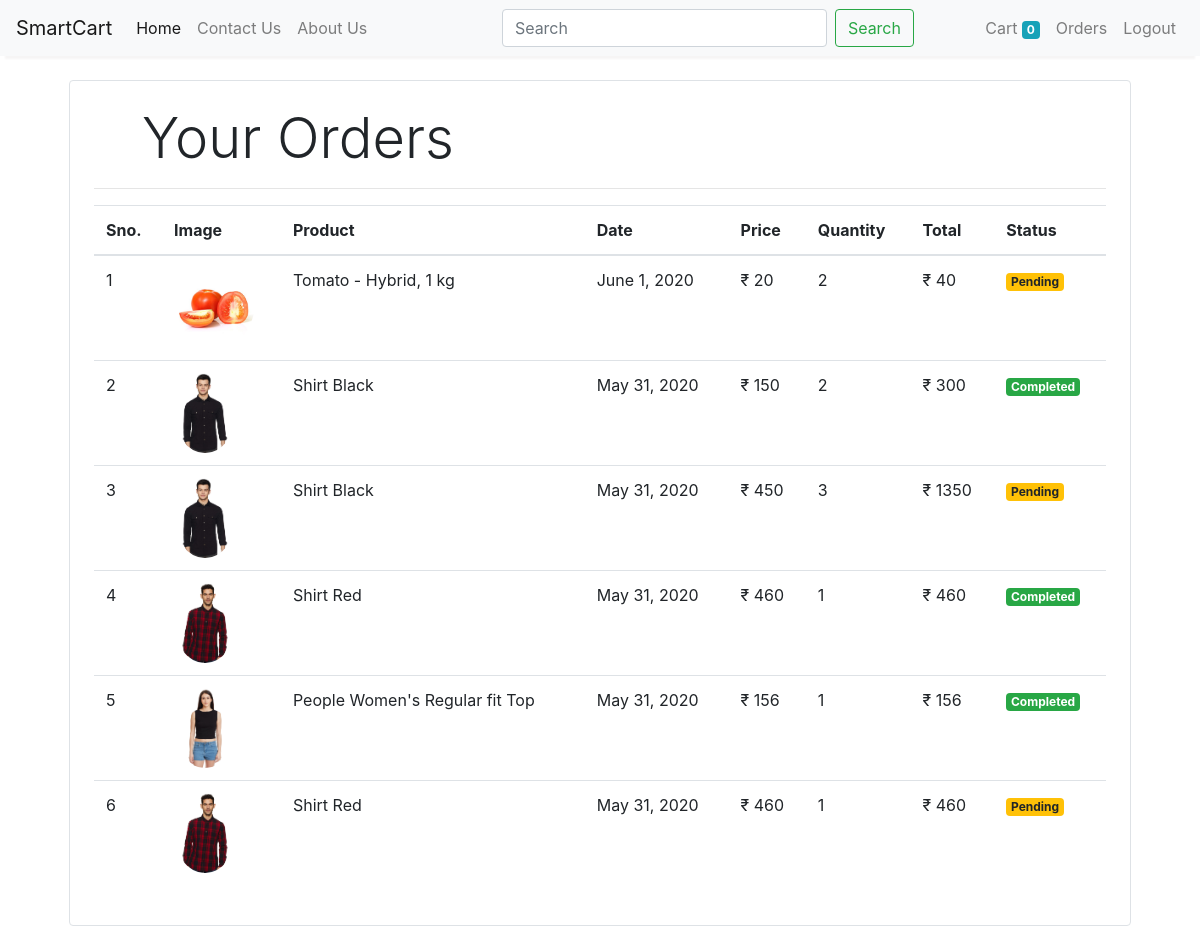
Screenshot of /orders (signed in) with the database file from the repository.
### store/models/orders.py (models this page shows, shortened)
class Order(models.Model):
    product = models.ForeignKey(Product,
                                on_delete=models.CASCADE)
    customer = models.ForeignKey(Customer,
                                 on_delete=models.CASCADE)
    quantity = models.IntegerField(default=1)
    price = models.IntegerField()
    address = models.CharField(max_length=50, default='', blank=True)
    phone = models.CharField(max_length=50, default='', blank=True)
    date = models.DateField(default=datetime.datetime.today)
    status = models.BooleanField(default=False)
    @staticmethod
    def get_orders_by_customer(customer_id):
        return Order.objects.filter(customer=customer_id).order_by('-date')

### store/models/product.py (models this page shows, shortened)
class Product(models.Model):
    name = models.CharField(max_length=50)
    price = models.IntegerField(default=0)
    category = models.ForeignKey(Category, on_delete=models.CASCADE, default=1)
    description = models.CharField(max_length=200, default='' , null=True , blank=True)
    image = models.ImageField(upload_to='uploads/products/')

### store/middlewares/auth.py (the view)
    def middleware(request):
        print(request.session.get('customer'))
        returnUrl = request.META['PATH_INFO']
        print(request.META['PATH_INFO'])
        if not request.session.get('customer'):
           return redirect(f'login?return_url={returnUrl}')
        response = get_response(request)
        return response

### store/templatetags/custom_filter.py (called while the page is built)
@register.filter(name='currency')
def currency(number):
    return "₹ "+str(number)

@register.filter(name='multiply')
def multiply(number , number1):
    return number * number1

### store/views/orders.py (called while the page is built)
    def get(self , request ):
        customer = request.session.get('customer')
        orders = Order.get_orders_by_customer(customer)
        return render(request , 'orders.html'  , {'orders' : orders})

### store/templates/orders.html (shortened to what this page needs)
{% extends 'base.html' %}
{% block content %}
{% load cart %}
{% load custom_filter %}
<div class="container">
   <div class="border rounded p-4 m-4">
        <p class="display-4 pl-4 ml-4">Your Orders</p>
        <hr>
        <table class="table">
            <thead>
                <tr>
                    <th>Sno.</th>
                    <th>Image</th>
                    <th>Product</th>
                    <th>Date</th>
                    <th>Price</th>
                    <th>Quantity</th>
                    <th>Total</th>
                    <th>Status</th>
                </tr>
            </thead>
            <tbody>
                {% for order in orders %}
                <tr>
                    <td>{{forloop.counter}}</td>
                    <td><img style="height: 80px;" class="rounded-circle" src="{{order.product.image.url}}" alt=""></td>
                    <td>{{order.product.name}}</td>
                    <td>{{order.date}}</td>
                    <td>{{order.price|currency}}</td>
                    <td>{{order.quantity}}</td>
                    <td>{{order.quantity|multiply:order.price|currency}}</td>
                    {% if order.status %}
                    <td><small class="badge badge-success">Completed</small></td>
                    {%else%}
                    <td><small class="badge badge-warning">Pending</small></td>
                    {% endif %}
                </tr>
                {% endfor %}
            </tbody>
        </table>
   </div>
</div>
{% endblock %}

### rows the page displays
Order: product.image (picture), product.name "Tomato - Hybrid, 1 kg", date "June 1, 2020", price "₹ 20", quantity "2", quantity|multiply "₹ 40", status "Pending"
Order: product.image (picture), product.name "Shirt Black", date "May 31, 2020", price "₹ 150", quantity "2", quantity|multiply "₹ 300", status "Completed"
Order: product.image (picture), product.name "Shirt Black", date "May 31, 2020", price "₹ 450", quantity "3", quantity|multiply "₹ 1350", status "Pending"
Order: product.image (picture), product.name "Shirt Red", date "May 31, 2020", price "₹ 460", quantity "1", quantity|multiply "₹ 460", status "Completed"
Order: product.image (picture), product.name "People Women's Regular fit Top", date "May 31, 2020", price "₹ 156", quantity "1", quantity|multiply "₹ 156", status "Completed"
Order: product.image (picture), product.name "Shirt Red", date "May 31, 2020", price "₹ 460", quantity "1", quantity|multiply "₹ 460", status "Pending"

### other values shown
{{ request.session.cart.keys|length }} "0"
